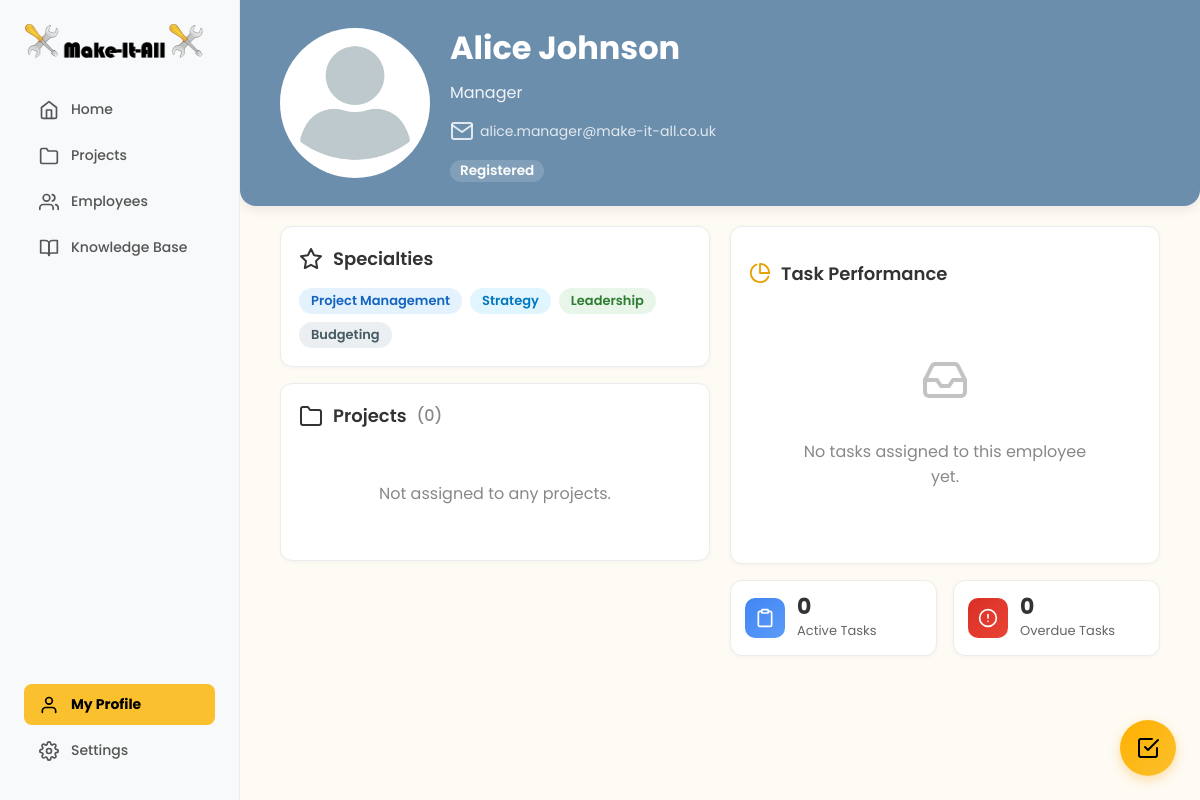
/user/employees/employee-profile.php?id=1 (signed in), run on an earlier commit of the app's database.
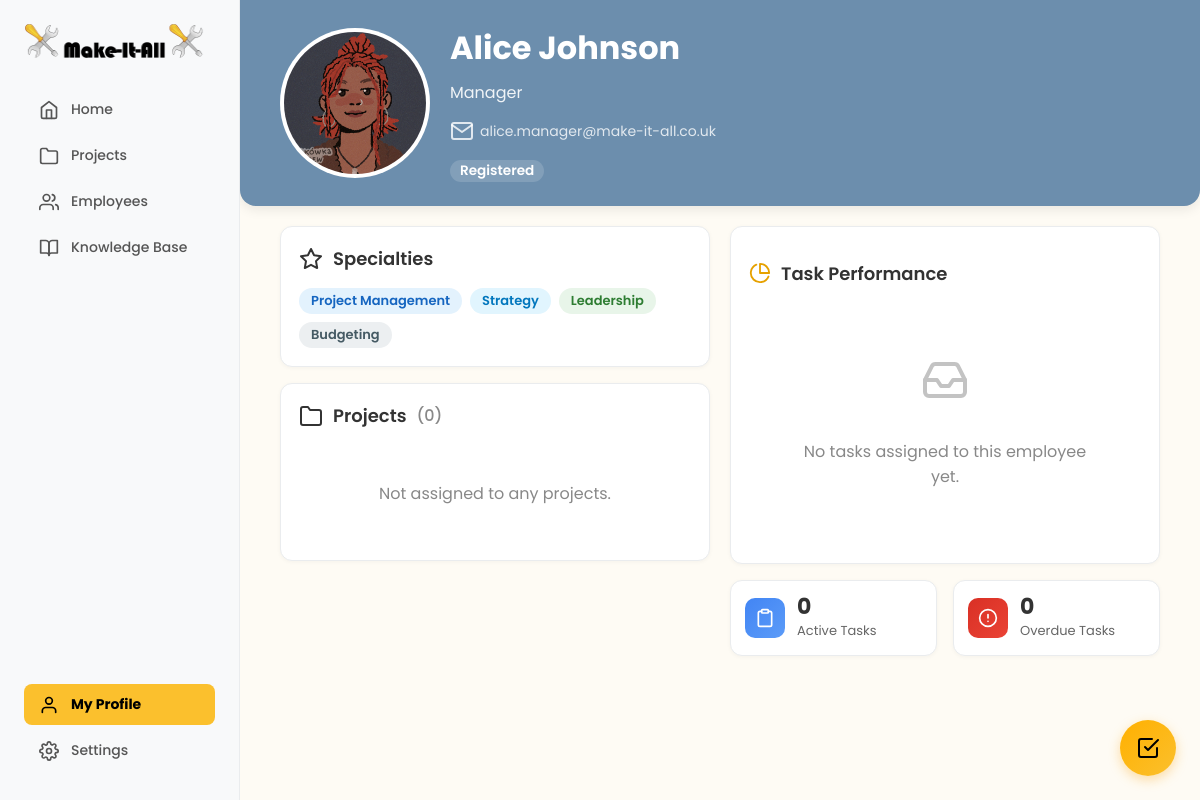
And on a later commit of the database.
### tables this page shows
CREATE TABLE users (
    user_id INT AUTO_INCREMENT PRIMARY KEY,
    email VARCHAR(255) NOT NULL UNIQUE,
    password_hash VARCHAR(255) NULL COMMENT 'NULL for non-registered employees',
    is_registered BOOLEAN DEFAULT FALSE,
    first_name VARCHAR(100) NOT NULL,
    last_name VARCHAR(100) NOT NULL,
    profile_picture VARCHAR(255) DEFAULT '/default-avatar.png',
    role ENUM('manager', 'team_leader', 'team_member', 'technical_specialist') NOT NULL DEFAULT 'team_member',
    department VARCHAR(100),
    specialties TEXT COMMENT 'JSON array: ["Frontend", "React", "UX Design"]',
    manager_id INT NULL COMMENT 'Self-referencing FK - who manages this user',
    is_active BOOLEAN DEFAULT TRUE,
    last_login TIMESTAMP NULL,
    created_at TIMESTAMP DEFAULT CURRENT_TIMESTAMP,
    updated_at TIMESTAMP DEFAULT CURRENT_TIMESTAMP ON UPDATE CURRENT_TIMESTAMP,
    FOREIGN KEY (manager_id) REFERENCES users(user_id) ON DELETE SET NULL,
    INDEX idx_email (email),
    INDEX idx_role (role),
    INDEX idx_manager (manager_id),
    INDEX idx_is_registered (is_registered),
    INDEX idx_is_active (is_active)
);

### user/employees/employee-profile.php (the view, shortened to what the rows shown need)
<?php
$employeeId = (int) $_GET['id'];
$database = new Database();
$pdo = $database->getConnection();
$stmt = $pdo->prepare("
    SELECT user_id, first_name, last_name, email, role, profile_picture, specialties, is_registered
    FROM users
    WHERE user_id = ?
");
$stmt->execute([$employeeId]);
$employee = $stmt->fetch(PDO::FETCH_ASSOC);
$fullName = htmlspecialchars($employee['first_name'] . ' ' . $employee['last_name']);
$roleMap = [
    'manager' => 'Manager',
    'technical_specialist' => 'Technical Specialist',
];
$roleDisplay = $roleMap[$employee['role']] ?? 'Employee';
$bannerColors = [
    '#5B9BD5', '#7FB069', '#9B59B6', '#D4926F', '#45B7B8',
    '#6C8EAD', '#2A9D8F', '#B56576', '#52796F', '#7D8FA0',
];
if (isset($_SESSION['employee_colors'][$employeeId])) {
    $profileBannerColor = $_SESSION['employee_colors'][$employeeId];
} else {
    $profileBannerColor = $bannerColors[array_rand($bannerColors)];
}
$specialties = [];
if (!empty($employee['specialties'])) {
    $specialties = json_decode($employee['specialties'], true)
        ?? explode(',', $employee['specialties']);
    $specialties = array_map('trim', $specialties);
}
$stmt = $pdo->prepare("
    SELECT DISTINCT p.project_id, p.project_name, p.status
    FROM projects p
    INNER JOIN project_members pm ON p.project_id = pm.project_id
    WHERE pm.user_id = ?
      AND pm.left_at IS NULL
    ORDER BY p.project_name
");
$stmt->execute([$employeeId]);
$projects = $stmt->fetchAll(PDO::FETCH_ASSOC);
?>
<!DOCTYPE html>
<html lang="en">
<head>
    <link rel="stylesheet" href="../dashboard.css">
</head>
<body>
    <div class="dashboard-container">
        <main class="main-content">
            <section class="profile-banner" style="background: <?= htmlspecialchars($profileBannerColor) ?>; color: #fff;">
                <div class="banner-content">
                    <div class="banner-left">
                        <div class="profile-avatar-large">
                            <img src="<?= htmlspecialchars($employee['profile_picture']) ?>" alt="<?= $fullName ?>">
                        </div>
                        <div class="profile-basic-info">
                            <h1><?= $fullName ?></h1>
                            <p class="role"><?= $roleDisplay ?></p>
                            <p class="email">
                                <i data-feather="mail"></i>
                                <?= htmlspecialchars($employee['email']) ?>
                            </p>
                            <?php $isRegistered = (int)$employee['is_registered'] === 1;?>
                            <p class="<?= $isRegistered ? 'registered-pill' : 'unregistered-pill' ?>">
                                <?= $isRegistered ? 'Registered' : 'Unregistered' ?>
                            </p>
                        </div>
                    </div>
                </div>
            </section>
            <section class="analytics-section">
                <div class="profile-layout">
                    <div class="profile-left-column">
                        <div class="profile-content">
                            <div class="specialties-card">
                                <h2>
                                    <i data-feather="star"></i>
                                    Specialties
                                </h2>
                                <div class="specialties-container">
                                    <?php if (!empty($specialties)): ?>
                                        <?php
                                        $specialtyClassMap = [
                                            'Project Management' => 'spec-project-management',
                                            'Strategy'           => 'spec-strategy',
                                            'Leadership'         => 'spec-leadership',
                                            'Backend'            => 'spec-backend',
                                            'Python'             => 'spec-python',
                                            'SQL'                => 'spec-sql',
                                            'API Design'         => 'spec-api-design',
                                            'Frontend'           => 'spec-frontend',
                                            'React'              => 'spec-react',
                                            'CSS'                => 'spec-css',
                                            'JavaScript'         => 'spec-javascript',
                                            'Node.js'            => 'spec-node-js',
                                            'MongoDB'            => 'spec-mongodb',
                                            'DevOps'             => 'spec-devops',
                                            'AWS'                => 'spec-aws',
                                            'Docker'             => 'spec-docker',
                                            'CI/CD'              => 'spec-ci-cd',
                                            'UI Design'          => 'spec-ui-design',
                                            'Figma'              => 'spec-figma',
                                            'Prototyping'        => 'spec-prototyping',
                                        ];
                                        ?>
                                        <?php foreach ($specialties as $skill): ?>
                                            <?php $skillClass = $specialtyClassMap[$skill] ?? 'spec-default'; ?>
                                            <span class="specialty-pill <?= $skillClass ?>">
                                                <?= htmlspecialchars($skill) ?>
                                            </span>
                                        <?php endforeach; ?>
                                    <?php else: ?>
                                        <p style="color: #888; font-style: italic;">No specialties listed</p>
                                    <?php endif; ?>
                                </div>
                            </div>
                            <div class="projects-card">
                                <div class="projects-header">
                                    <h2>
                                        <i data-feather="folder"></i>
                                        Projects <span class="projects-count">(<?= count($projects) ?>)</span>
                                    </h2>
                                </div>
                            </div>
                        </div>
                    </div>
                    <div class="profile-right-column">
                        <div class="chart-card">
                            <div class="chart-header">
                                <h2 class="chart-title">
                                    <i data-feather="pie-chart"></i>
                                    Task Performance
                                </h2>
                            </div>
                        </div>
                    </div>
                </div>
            </section>
        </main>
    </div>
</body>
</html>

What changed in the data, as far as the page shows it:
changed users "Alice Johnson": profile_picture: picture added in place of a placeholder
